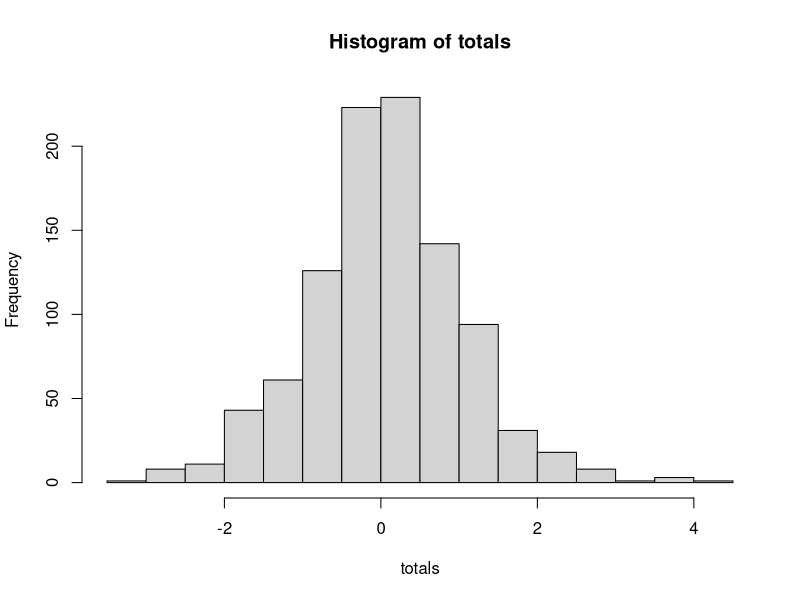

The R script that drew this image:
s0 = 100
n = 100
ns = 1000

rate = 0
drift = 0.3
strike = 100
timestep = 0.01
volatility = 0.3
expiry = 1

# calculate stock price
nextPrice <- function (s) {
  s * (1 + drift * timestep + volatility * sqrt(timestep) * rnorm(1))
}

# BS d1
d1 <- function (S, E, r, volatility, expiry, t) {
  (log(S / E) + (r + 0.5 * volatility ^ 2) * (expiry - t)) / (volatility * sqrt(expiry - t))
}

# BS d2
d2 <- function (d1, volatility, expiry, t) {
  d1 - volatility * sqrt(expiry - t)
}

# call
C <- function (S, d1, d2, E, r, expiry, t) {
  S * pnorm(d1) - E * exp(-r * (expiry - t)) * pnorm(d2)
}

# put
P <- function (S, d1, d2, E, r, expiry, t) {
  -S * pnorm(-d1) + E * exp(-r * (expiry - t)) * pnorm(-d2)
}

# delta call
DeltaCall <- function (d1) {
  exp(-1 * rate * timestep) * pnorm(d1)
}

# delta put
DeltaPut <- function (d1) {
  pnorm(d1) - 1
}

s = array(n)
deltas = array(n)
#deltasPut = array(n)
#deltasSellCall = array(n)
#deltasSellPut = array(n)
calls = array(n)
#puts = array(n)
buyCall = array(n)
#buyPut = array(n)
#sellCall = array(n)
#sellPut = array(n)
totals = array(ns)

t = seq(0, timestep * (n - 1), by = timestep)

for (j in 1:ns) {
  for (i in 1:n) {
    if (i == 1) {
      s[i] = s0
    }
    else {
      s[i] = nextPrice(s[i - 1])
    }
    
    sd1 = d1(s[i], strike, rate, volatility, expiry, t[i])
    sd2 = d2(sd1, volatility, expiry, t[i])
    calls[i] = C(s[i], sd1, sd2, strike, rate, expiry, t[i])
    #puts[i] = P(s[i], sd1, sd2, strike, rate, expiry, t[i])
    deltas[i] = DeltaCall(sd1)
    #deltasPut[i] = DeltaPut(sd1)
    #deltasSellCall[i] = DeltaCall(sd1)
    #deltasSellPut[i] = DeltaPut(sd1)
    
    if (i == 1) {
      buyCall[i] = 0 - (calls[i] - deltas[i] * s[i])
      #buyPut[i] = 0 - (puts[i] - deltasPut[i] * s[i])
      #sellCall[i] = calls[i] - deltasSellCall[i] * s[i]
      #sellPut[i] = puts[i] - deltasSellPut[i] * s[i]
    }
    else {
      buyCall[i] = buyCall[i - 1] * exp(rate * timestep) + (deltas[i] - deltas[i - 1]) * s[i]
      #buyPut[i] = buyPut[i - 1] + (deltasPut[i] - deltasPut[i - 1]) * s[i]
      #sellCall[i] = sellCall[i - 1] - (deltasSellCall[i] - deltasSellCall[i - 1]) * s[i]
      #sellPut[i] = sellPut[i - 1] - (deltasSellPut[i] - deltasSellPut[i - 1]) * s[i]
    }
  }

  totals[j] = buyCall[n] + calls[n] - deltas[n] * s[n]
}

hist(totals)

#totalPut = buyPut[n] + puts[n] - deltasPut[n] * s[n]
#totalSellCall = sellCall[n] - calls[n] + deltasSellCall[n] * s[n]
#totalSellPut = sellPut[n] - puts[n] + deltasSellPut[n] * s[n]

#xrange = range(t)
#yrange = range(0:max(s))


#par(mfrow=c(2,2))
#plot(s, type = "line", xlab = "", ylab = "Asset")
#plot(deltas, type = "lines", xlab = "", ylab = "Delta Call")

#plot(calls, type="lines", xlab = "", ylab = "Call")

#plot(buyCall, type = "lines", xlab = "", ylab = "Buy Call Portfolio")
#legend('bottomright', legend = paste('Buy Call Income = ', totalCall))

#plot(puts, type="lines", xlab = "", ylab = "Put")

#plot(buyPut, type = "lines", xlab = "", ylab = "Buy Put Portfolio")
#legend('bottomright', legend = paste('Buy Put Income = ', totalPut))

#plot(sellCall, type = "lines", xlab = "", ylab = "Sell Call Portfolio")
#legend('bottomright', legend = paste('Sell Call Income = ', totalSellCall))

#plot(sellPut, type = "lines", xlab = "", ylab = "Sell Put Portfolio")
#legend('bottomright', legend = paste('Sell Put Income = ', totalSellPut))